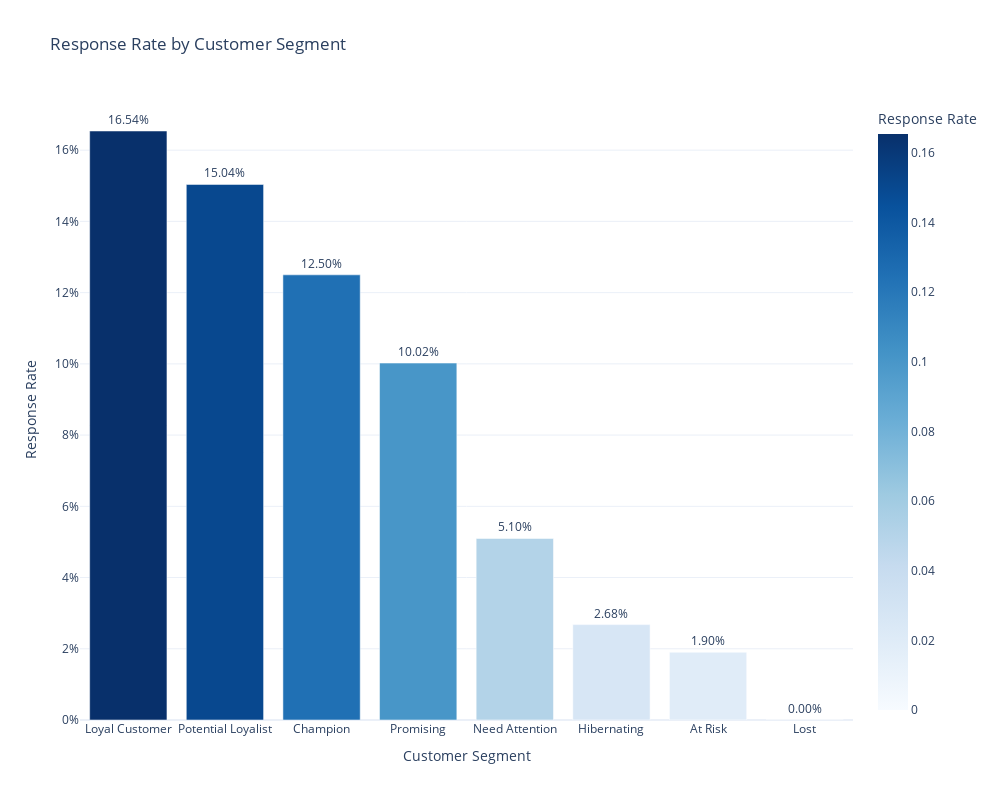

Notebook cell for this chart:
### Code cell
stack = rfm_df.groupby(['Customer Segment', 'Response']).size().unstack(fill_value=0)
stack['Total'] = stack[0] + stack[1]
stack['Response_Rate'] = stack[1] / stack['Total']
stacked = stack.reset_index()
stacked = stacked[['Customer Segment','Response_Rate']]
stack_sorted = stacked.sort_values(by='Response_Rate', ascending=False)

# Plot with Plotly
fig = px.bar(
    stack_sorted,
    x='Customer Segment',
    y='Response_Rate',
    title='Response Rate by Customer Segment',
    labels={'Response_Rate': 'Response Rate', 'Customer Segment': 'Segment'},
    text=stack_sorted['Response_Rate'].apply(lambda x: f'{x:.2%}'),
    color='Response_Rate',
    color_continuous_scale='Blues'
)

fig.update_traces(textposition='outside')

fig.update_layout(
    xaxis_title='Customer Segment',
    yaxis_title='Response Rate',
    yaxis_tickformat='.0%',  # Format y-axis as percentage
    template='plotly_white',
    width=1000,  
    height=800  
)

fig.show()

### Figure 1 — Plotly figure (JSON) as saved in the notebook; plotly's stock layout.template omitted (floating-point values rounded to 4 significant figures)
{"data": [{"alignmentgroup": "True", "hovertemplate": "Segment=%{x}<br>Response Rate=%{marker.color}<br>text=%{text}<extra></extra>", "legendgroup": "", "marker": {"color": [0.1654, 0.1504, 0.125, 0.1002, 0.05097, 0.02679, 0.01905, 0], "coloraxis": "coloraxis", "pattern": {"shape": ""}}, "name": "", "offsetgroup": "", "orientation": "v", "showlegend": false, "text": ["16.54%", "15.04%", "12.50%", "10.02%", "5.10%", "2.68%", "1.90%", "0.00%"], "textposition": "outside", "type": "bar", "x": ["Loyal Customer", "Potential Loyalist", "Champion", "Promising", "Need Attention", "Hibernating", "At Risk", "Lost"], "xaxis": "x", "y": [0.1654, 0.1504, 0.125, 0.1002, 0.05097, 0.02679, 0.01905, 0], "yaxis": "y"}], "layout": {"barmode": "relative", "coloraxis": {"colorbar": {"title": {"text": "Response Rate"}}, "colorscale": [[0, "rgb(247,251,255)"], [0.125, "rgb(222,235,247)"], [0.25, "rgb(198,219,239)"], [0.375, "rgb(158,202,225)"], [0.5, "rgb(107,174,214)"], [0.625, "rgb(66,146,198)"], [0.75, "rgb(33,113,181)"], [0.875, "rgb(8,81,156)"], [1, "rgb(8,48,107)"]]}, "height": 800, "legend": {"tracegroupgap": 0}, "title": {"text": "Response Rate by Customer Segment"}, "width": 1000, "xaxis": {"anchor": "y", "autorange": true, "domain": [0, 1], "range": [-0.5, 7.5], "title": {"text": "Customer Segment"}, "type": "category"}, "yaxis": {"anchor": "x", "autorange": true, "domain": [0, 1], "range": [0, 0.1741], "tickformat": ".0%", "title": {"text": "Response Rate"}, "type": "linear"}}}
